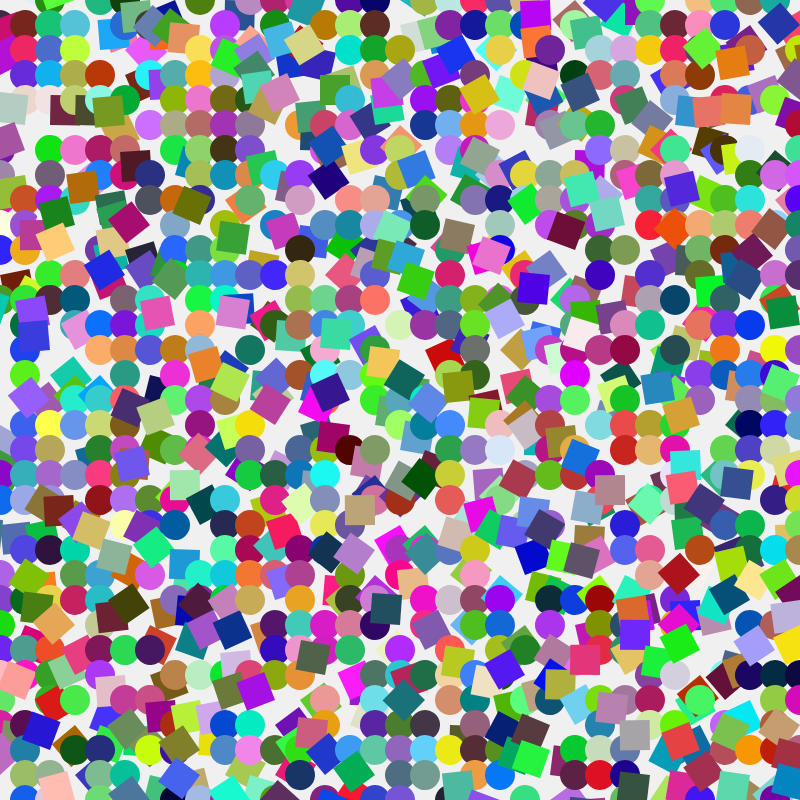
Frame 1 (no input)
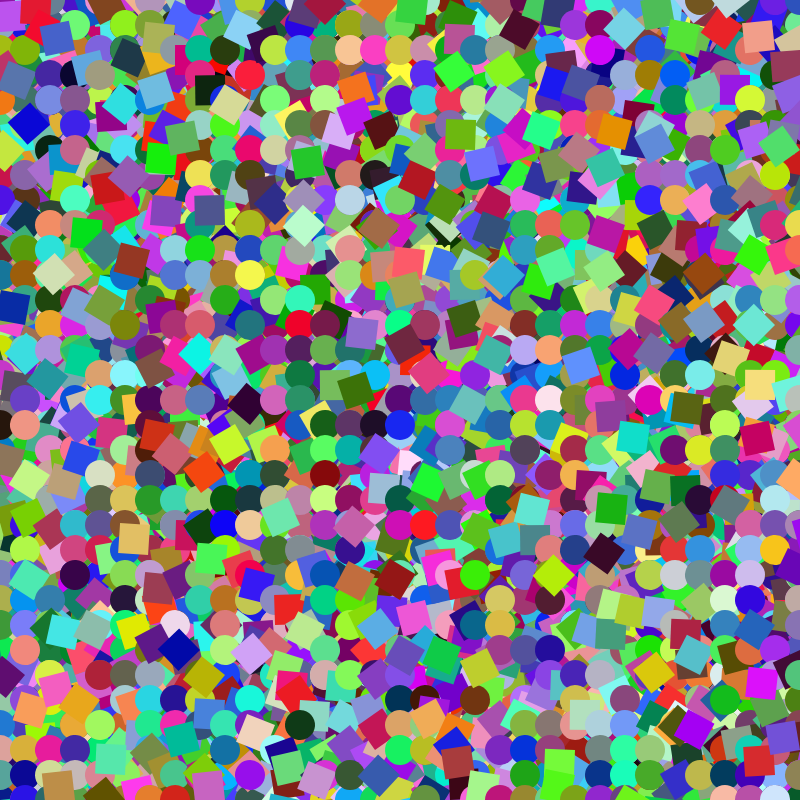
Frame 60 (no input)
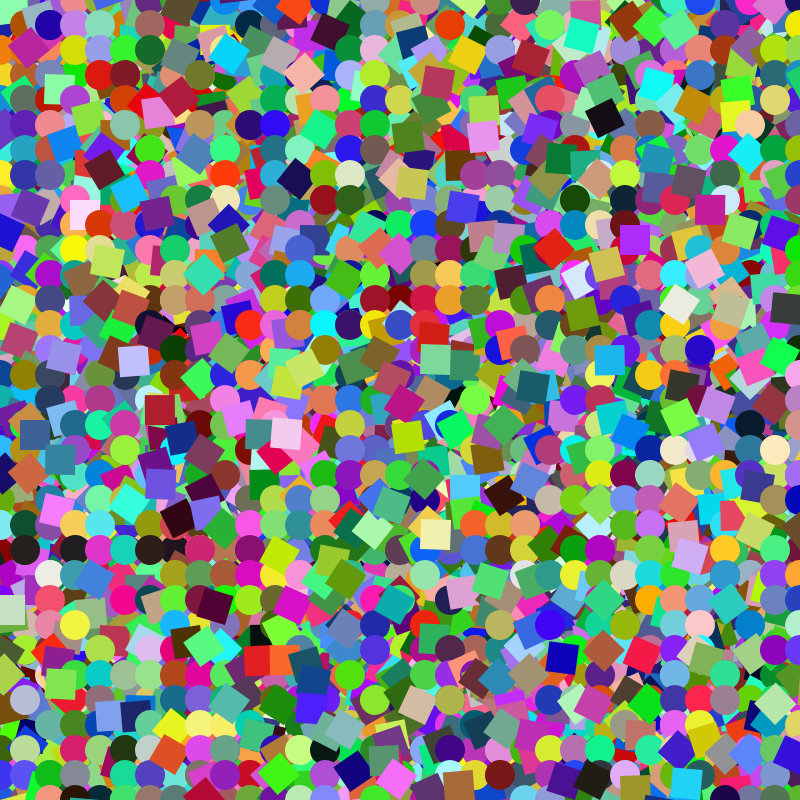
Frame 120 (the mouse pressed at the canvas centre since frame 60)

The p5.js sketch that drew these frames (run headless with seeded random() and noise() and a simulated clock; from frame 60 on, the mouse is pressed at the canvas centre):

// p5.js sketch
// ── sketch.js
function setup() {
  createCanvas(800, 800);
  background(240);
  noStroke();
}

function draw() {
  for (let x = 0; x <= width; x += 25) {
    for (let y = 0; y <= height; y += 25) {
      push();
      translate(x, y);
      rotate(radians(random(360)));
      fill(random(255), random(255), random(255));
      if(random(2)<1){
        ellipse(0, 0, 30, 30);
      }else {
        rect(0,0,30,30);
      }
      pop();
    }
  }
}
